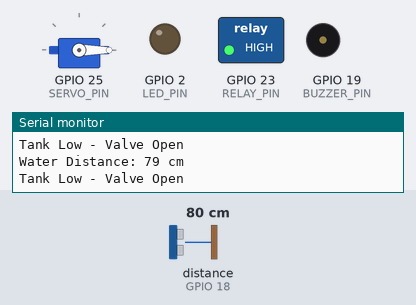
A sketch run on a simulated ESP32. On the bench: servo, switched loads named in the sketch (green lamp = pin HIGH), output pins drawn as LEDs (lit = HIGH), buzzer (waves = sounding, pin HIGH), the last lines printed to the serial monitor. Wiring (inferred from the names in the program): ultrasonic range finder: trigger GPIO 5; echo GPIO 18. The inputs (shaded band) are chosen by the test bench; at power-on: distance to the obstacle (sensor on GPIO 18) 80 cm. The echo pulse lasts 58.3 µs per cm; pins used as bus, display or sensor lines are not drawn.

Above: at 1.8 s.
1.9 s: distance to the obstacle (sensor on GPIO 18) set to 8 cm
4.5 s: distance to the obstacle (sensor on GPIO 18) set to 5 cm
At 5.4 s:
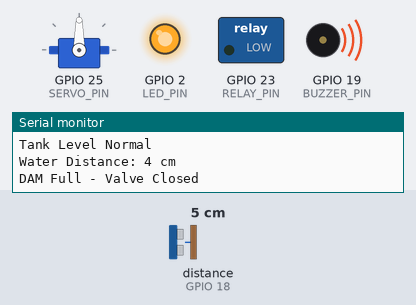
6.5 s: distance to the obstacle (sensor on GPIO 18) set to 9 cm
At 8.2 s:
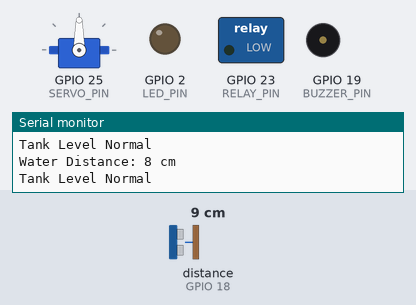
8.5 s: distance to the obstacle (sensor on GPIO 18) set to 2 cm
At 9.8 s:
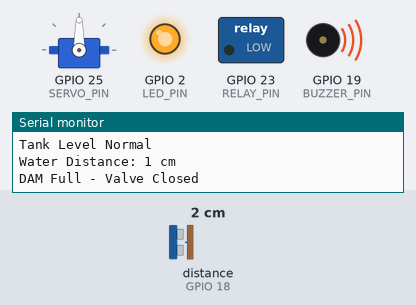
10.5 s: distance to the obstacle (sensor on GPIO 18) set to 18 cm
At 11.4 s:
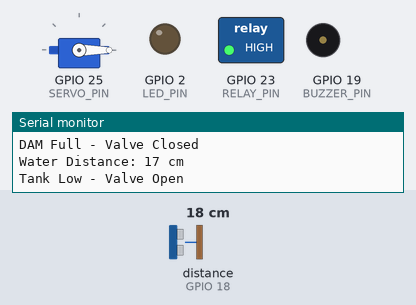
Timing chart, 0 to 13.5 s (numbered marks = the images above; inputs shaded):
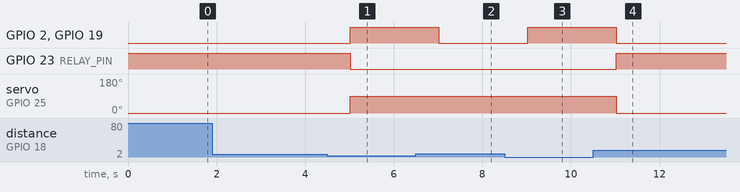

Measured:
- the behaviour switches between 7 and 6 cm on distance to the obstacle (sensor on GPIO 18) (found by bisection; images 0 and 1)
- after the input at 4.5 s, GPIO 2 (LED_PIN), GPIO 19 (BUZZER_PIN): LOW → HIGH after 0.52 s; GPIO 23 (RELAY_PIN): HIGH → LOW after 0.52 s; servo on GPIO 25 (SERVO_PIN): 0° → 90° after 0.52 s
- after the input at 6.5 s, GPIO 2 (LED_PIN), GPIO 19 (BUZZER_PIN): HIGH → LOW after 0.52 s
- after the input at 8.5 s, GPIO 2 (LED_PIN), GPIO 19 (BUZZER_PIN): LOW → HIGH after 0.52 s
- after the input at 10.5 s, GPIO 2 (LED_PIN), GPIO 19 (BUZZER_PIN): HIGH → LOW after 0.52 s; GPIO 23 (RELAY_PIN): LOW → HIGH after 0.52 s; servo on GPIO 25 (SERVO_PIN): 90° → 0° after 0.52 s

The sketch:

hydrogate.ino
```cpp
#include <ESP32Servo.h>

#define TRIG_PIN 5
#define ECHO_PIN 18
#define RELAY_PIN 23
#define BUZZER_PIN 19
#define LED_PIN 2
#define SERVO_PIN 25   // Servo acts as the dam gate valve

long duration;
int distance;

Servo valveServo;

void setup() {
  pinMode(TRIG_PIN, OUTPUT);
  pinMode(ECHO_PIN, INPUT);
  pinMode(RELAY_PIN, OUTPUT);
  pinMode(BUZZER_PIN, OUTPUT);
  pinMode(LED_PIN, OUTPUT);

  digitalWrite(RELAY_PIN, HIGH); // Motor ON initially

  valveServo.attach(SERVO_PIN);
  valveServo.write(0);           // Valve OPEN initially

  Serial.begin(9600);
}

void loop() {
  // Ultrasonic trigger
  digitalWrite(TRIG_PIN, LOW);
  delayMicroseconds(2);
  digitalWrite(TRIG_PIN, HIGH);
  delayMicroseconds(10);
  digitalWrite(TRIG_PIN, LOW);

  duration = pulseIn(ECHO_PIN, HIGH);
  distance = duration * 0.034 / 2;

  Serial.print("Water Distance: ");
  Serial.print(distance);
  Serial.println(" cm");

  // -------- TANK FULL --------
  if (distance <= 5) {
    digitalWrite(RELAY_PIN, LOW);    // Motor OFF
    digitalWrite(LED_PIN, HIGH);     // LED ON
    digitalWrite(BUZZER_PIN, HIGH);  // Buzzer ON

    valveServo.write(90);            // CLOSE valve

    Serial.println("DAM Full - Valve Closed");
  }

  // -------- TANK LOW --------
  else if (distance >= 10) {
    digitalWrite(RELAY_PIN, HIGH);   // Motor ON
    digitalWrite(LED_PIN, LOW);
    digitalWrite(BUZZER_PIN, LOW);

    valveServo.write(0);             // OPEN valve

    Serial.println("Tank Low - Valve Open");
  }

  // -------- NORMAL LEVEL --------
  else {
    digitalWrite(BUZZER_PIN, LOW);
    digitalWrite(LED_PIN, LOW);

    // Keep valve position unchanged
    Serial.println("Tank Level Normal");
  }

  delay(1000);
}
```
